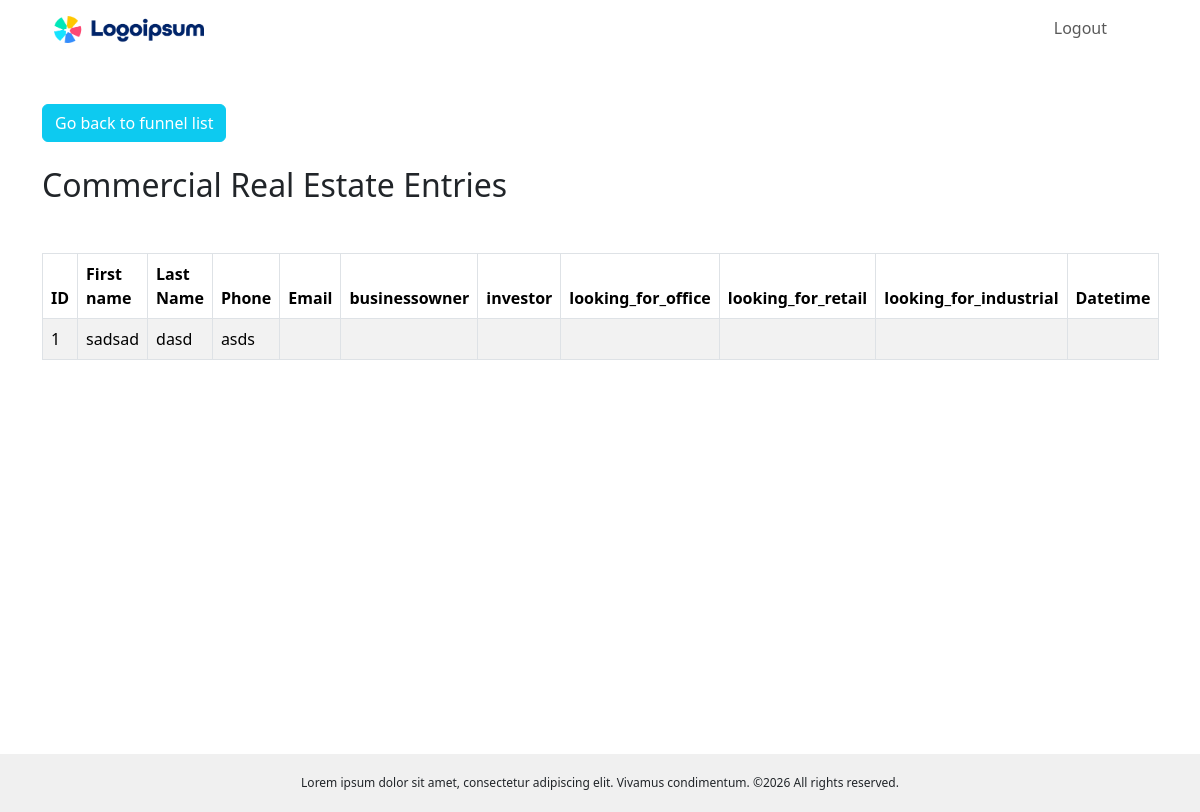
The app's page /entries_commercial_real_estate.php (signed in) with its own data.
### tables this page shows
CREATE TABLE IF NOT EXISTS `commercial_real_estate_entry` (
  `id` int NOT NULL AUTO_INCREMENT,
  `firstname` varchar(100) NOT NULL,
  `lastname` varchar(100) NOT NULL,
  `phone` varchar(100) NOT NULL,
  `email` varchar(100) NOT NULL,
  `businessowner` varchar(10) NOT NULL,
  `investor` varchar(10) NOT NULL,
  `looking_for_office` varchar(10) NOT NULL,
  `looking_for_retail` varchar(10) NOT NULL,
  `looking_for_industrial` varchar(10) NOT NULL,
  `posted_by_id` int NOT NULL,
  `datetimeinserted` varchar(100) NOT NULL,
  PRIMARY KEY (`id`)
);

### init/main-functions.php (called while the page is built, shortened)
<?php
$base_url = "http://127.0.0.1/real_estate_funnels_git";
function get_commercial_real_estate_entry(){
  global $conn;
  $entries = [];
  $start = 0;
  $end = 50;
  $get_entries = mysqli_query($conn, "SELECT * FROM commercial_real_estate_entry WHERE id >= '$start' AND id <= '$end'");
  while( $the_entry = mysqli_fetch_assoc( $get_entries ) ){
    $entries[] = $the_entry;
  }
  return $entries;
}
?>

### entries_commercial_real_estate.php (the view, shortened to what this page needs)
<?php
include("template-parts/header-admin.php");
?>
   <div class="container mt-5">
    <a class="btn btn-info text-white mb-4" href="<?php echo $base_url; ?>/dashboard.php">Go back to funnel list</a>
    <h2 class="mb-5">Commercial Real Estate Entries</h2>
    <?php $entries = get_commercial_real_estate_entry(); ?>
     <table class="table table-striped table-bordered">
       <thead>
         <tr>
           <th>ID</th>
           <th>First name</th>
           <th>Last Name</th>
           <th>Phone</th>
           <th>Email</th>
           <th>businessowner</th>
           <th>investor</th>
           <th>looking_for_office</th>
           <th>looking_for_retail</th>
           <th>looking_for_industrial</th>
           <th>Datetime</th>
         </tr>
       </thead>
       <tbody>
        <?php foreach( $entries as $entry ): ?>
         <tr>
           <td><?=$entry['id'];?></td>
           <td><?=$entry['firstname'];?></td>
           <td><?=$entry['lastname'];?></td>
           <td><?=$entry['phone'];?></td>
           <td><?=$entry['email'];?></td>
           <td><?=$entry['businessowner'];?></td>
           <td><?=$entry['investor'];?></td>
           <td><?=$entry['looking_for_office'];?></td>
           <td><?=$entry['looking_for_retail'];?></td>
           <td><?=$entry['looking_for_industrial'];?></td>
           <td><?=$entry['datetimeinserted'];?></td>
         </tr>
        <?php endforeach; ?>
       </tbody>
     </table>
   </div>
<?php include("template-parts/footer.php"); ?>

### records on screen
commercial_real_estate_entry: id "1", firstname "sadsad", lastname "dasd", phone "asds"
